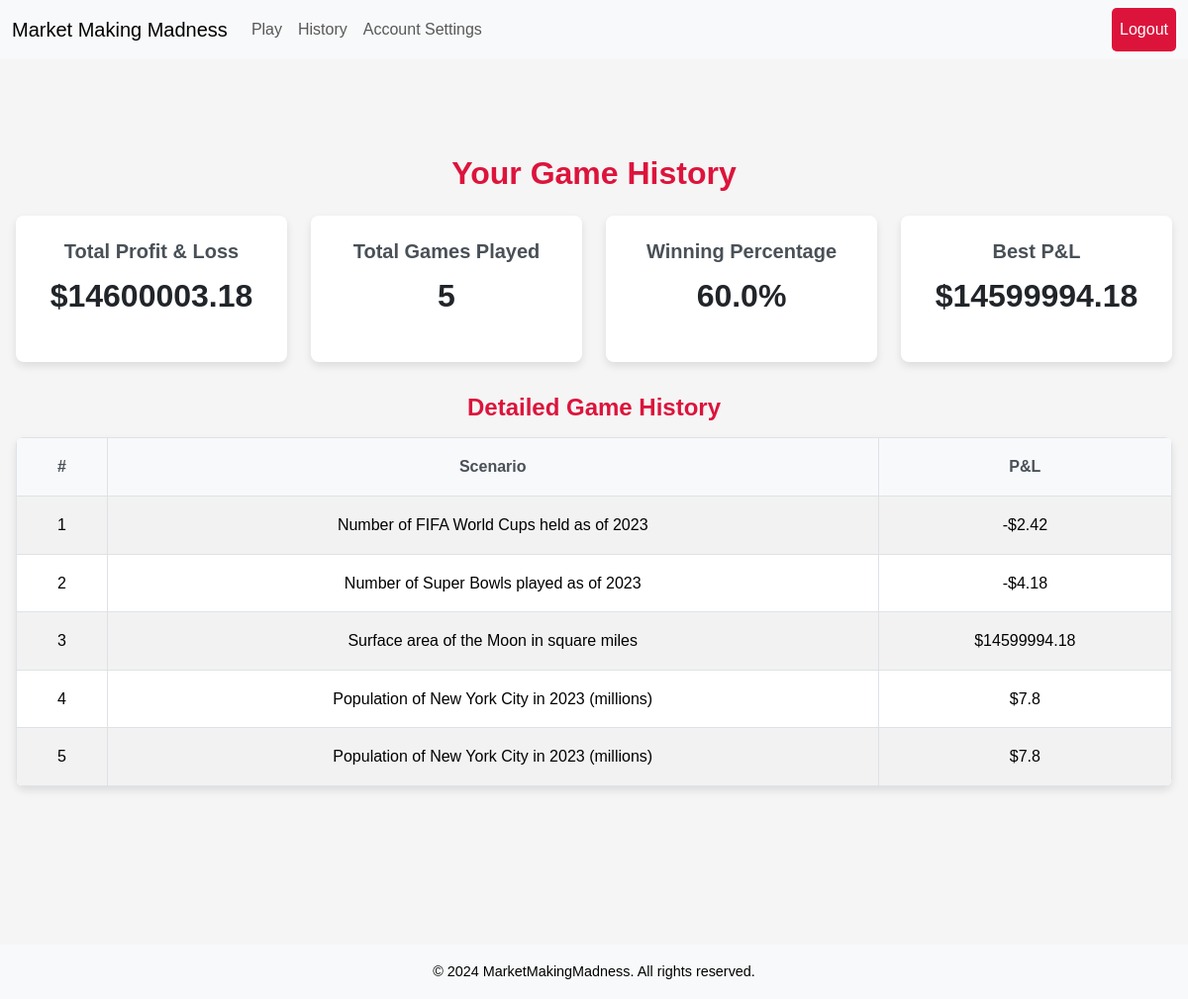
The app's page /history (signed in) with its own data.
### tables this page shows
CREATE TABLE game_results (
    id INTEGER PRIMARY KEY AUTOINCREMENT,
    user_id INTEGER NOT NULL,
    game_id INTEGER NOT NULL,
    scenario TEXT NOT NULL,
    pnl REAL NOT NULL,
    accuracy REAL NOT NULL,
    time_taken REAL NOT NULL,
    created_at TIMESTAMP DEFAULT CURRENT_TIMESTAMP
, trades_completed INTEGER DEFAULT 0);

### app.py (the view)
@app.route("/history")
@login_required
def history():
    user_id = session["user_id"]
    stats = db.execute("""
        SELECT
            IFNULL(SUM(pnl), 0) AS total_pnl,
            IFNULL(COUNT(id), 0) AS total_games,
            IFNULL(MAX(pnl), 0) AS best_pnl
        FROM game_results
        WHERE user_id = :user_id
    """, user_id=user_id)[0]
    total_games = stats["total_games"]
    total_wins = db.execute("SELECT COUNT(id) FROM game_results WHERE user_id = :user_id AND pnl > 0", user_id=user_id)[0]["COUNT(id)"]
    winning_percentage = (total_wins / total_games * 100) if total_games > 0 else 0
    games = db.execute("""
        SELECT scenario, pnl
        FROM game_results
        WHERE user_id = :user_id
        ORDER BY created_at DESC
""", user_id=user_id)
    return render_template(
        "history.html",
        total_pnl=round(stats["total_pnl"], 2),
        total_games=total_games,
        best_pnl=stats["best_pnl"],
        winning_percentage=round(winning_percentage, 2),
        games=games
    )

### app.py (called while the page is built)
def login_required(f):
    @wraps(f)
    def decorated_function(*args, **kwargs):
        if session.get("user_id") is None:
            return redirect("/login")
        return f(*args, **kwargs)
    return decorated_function

@app.after_request
def after_request(response):
    response.headers["Cache-Control"] = "no-cache, no-store, must-revalidate"
    response.headers["Expires"] = 0
    response.headers["Pragma"] = "no-cache"
    return response

### templates/history.html (shortened to what this page needs)
{% extends "layout.html" %}
{% block styles %}
    <link rel="stylesheet" href="{{ url_for('static', filename='history.css') }}">
{% endblock %}
{% block main %}
<div class="history-container">
    <section class="history-stats">
        <h1>Your Game History</h1>
        <div class="stats-grid">
            <div class="stat-card">
                <h2>Total Profit & Loss</h2>
                <p class="stat-value">
                {% if total_pnl >= 0 %}
                    ${{ total_pnl | round(2) }}
                {% else %}
                    -${{ total_pnl|abs | round(2) }}
                {% endif %}</p>
            </div>
            <div class="stat-card">
                <h2>Total Games Played</h2>
                <p class="stat-value">{{ total_games }}</p>
            </div>
            <div class="stat-card">
                <h2>Winning Percentage</h2>
                <p class="stat-value">{{ winning_percentage }}%</p>
            </div>
            <div class="stat-card">
                <h2>Best P&L</h2>
                <p class="stat-value">{% if best_pnl >= 0 %}
                    ${{ best_pnl | round(2) }}
                {% else %}
                    -${{ best_pnl|abs | round(2) }}
                {% endif %}</p>
            </div>
        </div>
    </section>
    <section class="game-history">
        <h2>Detailed Game History</h2>
        <table class="table table-striped">
            <thead>
                <tr>
                    <th>#</th>
                    <th>Scenario</th>
                    <th>P&L</th>
                </tr>
            </thead>
            <tbody>
                {% for game in games %}
                <tr>
                    <td>{{ loop.index }}</td>
                    <td>{{ game.scenario }}</td>
                    <td>
                        {% if game.pnl >= 0 %}
                            ${{ game.pnl | round(2) }}
                        {% else %}
                            -${{ game.pnl|abs | round(2) }}
                        {% endif %}
                    </td>
                </tr>
                {% endfor %}
            </tbody>
        </table>
    </section>
</div>
{% endblock %}

### static/static.css (style rules this page uses)
* { margin: 0; padding: 0; box-sizing: border-box; }
body { font-family: 'Arial', sans-serif; font-size: 16px; line-height: 1.6; color: #2C2C2C; background-color: #F5F5F5; }
html, body { height: 100%; margin: 0; display: flex; flex-direction: column; }
h1, h2, h3, h4, h5, h6 { margin-bottom: 1rem; font-weight: 600; color: #DC143C; }

### static/history.css (style rules this page uses)
.history-container { max-width: 1200px; margin: 2rem auto; padding: 1rem; }
.history-stats { text-align: center; margin-bottom: 2rem; }
.history-stats h1 { font-size: 2rem; color: #DC143C; margin-bottom: 1.5rem; }
.stats-grid { display: grid; grid-template-columns: repeat(auto-fit, minmax(250px, 1fr)); gap: 1.5rem; }
.stat-card { background-color: #fff; border-radius: 8px; box-shadow: 0 4px 8px rgba(0, 0, 0, 0.1); text-align: center; padding: 1.5rem; }
.stat-card h2 { font-size: 1.25rem; color: #495057; margin-bottom: 0.5rem; }
.stat-card .stat-value { font-size: 2rem; font-weight: bold; color: #212529; }
.game-history { margin-top: 2rem; }
.game-history h2 { font-size: 1.5rem; color: #DC143C; margin-bottom: 1rem; }
.table { width: 100%; margin-bottom: 1rem; border-collapse: collapse; border-radius: 8px; overflow: hidden; box-shadow: 0 4px 8px rgba(0, 0, 0, 0.1); }
.table th, .table td { padding: 1rem; text-align: center; border: 1px solid #dee2e6; font-size: 1rem; }
.table th { background-color: #f8f9fa; color: #495057; }
.table-striped tbody tr:nth-of-type(odd) { background-color: #f8f9fa; }
.table-striped tbody tr:nth-of-type(even) { background-color: #ffffff; }

### records on screen
game_results: scenario "Number of FIFA World Cups held as of 2023", pnl|abs "2.42"
game_results: scenario "Number of Super Bowls played as of 2023", pnl|abs "4.18"
game_results: scenario "Surface area of the Moon in square miles", pnl "14599994.18"
game_results: scenario "Population of New York City in 2023 (millions)", pnl "7.8"
game_results: scenario "Population of New York City in 2023 (millions)", pnl "7.8"

### other values on screen
{{ total_pnl | round(2) }} "14600003.18"
{{ total_games }} "5"
{{ winning_percentage }} "60.0"
{{ best_pnl | round(2) }} "14599994.18"
